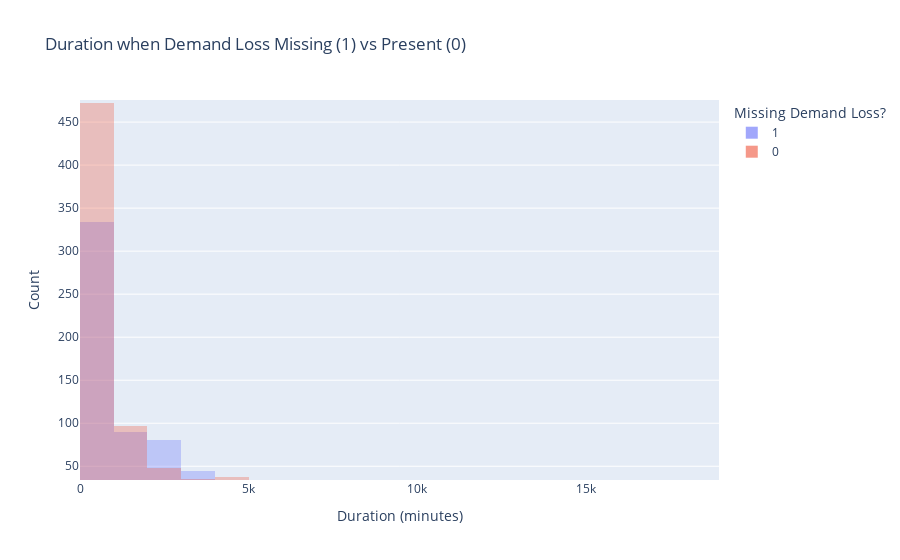

Notebook cell for this chart:
### Code cell
df_clean['DEMAND_MISSING'] = df_clean['DEMAND.LOSS.MW'].isna().astype(int)

fig = px.histogram(
    df_clean,
    x='OUTAGE.DURATION',
    color='DEMAND_MISSING',
    barmode='overlay',
    title='Duration when Demand Loss Missing (1) vs Present (0)',
    labels={'DEMAND_MISSING': 'Missing Demand Loss?'}
)
fig.update_traces(opacity=0.6)
fig.update_layout(xaxis_title='Duration (minutes)', yaxis_title='Count')
fig.show()

### Figure 1 — Plotly figure (JSON) as saved in the notebook; plotly's stock layout.template omitted (floating-point values rounded to 4 significant figures; data arrays with more than 128 entries replaced by an {"elided": "..."} marker saying what was removed)
{"data": [{"alignmentgroup": "True", "bingroup": "x", "hovertemplate": "Missing Demand Loss?=1<br>OUTAGE.DURATION=%{x}<br>count=%{y}<extra></extra>", "legendgroup": "1", "marker": {"color": "#636efa", "opacity": 0.5, "pattern": {"shape": ""}}, "name": "1", "offsetgroup": "1", "opacity": 0.6, "orientation": "v", "showlegend": true, "type": "histogram", "x": {"elided": "672 int values"}, "xaxis": "x", "yaxis": "y"}, {"alignmentgroup": "True", "bingroup": "x", "hovertemplate": "Missing Demand Loss?=0<br>OUTAGE.DURATION=%{x}<br>count=%{y}<extra></extra>", "legendgroup": "0", "marker": {"color": "#EF553B", "opacity": 0.5, "pattern": {"shape": ""}}, "name": "0", "offsetgroup": "0", "opacity": 0.6, "orientation": "v", "showlegend": true, "type": "histogram", "x": {"elided": "804 int values"}, "xaxis": "x", "yaxis": "y"}], "layout": {"autosize": true, "barmode": "overlay", "legend": {"title": {"text": "Missing Demand Loss?"}, "tracegroupgap": 0}, "title": {"text": "Duration when Demand Loss Missing (1) vs Present (0)"}, "xaxis": {"anchor": "y", "autorange": false, "domain": [0, 1], "range": [-0.5, 18940.0], "title": {"text": "Duration (minutes)"}, "type": "linear"}, "yaxis": {"anchor": "x", "autorange": false, "domain": [0, 1], "range": [34.03, 475.7], "title": {"text": "Count"}}}}
